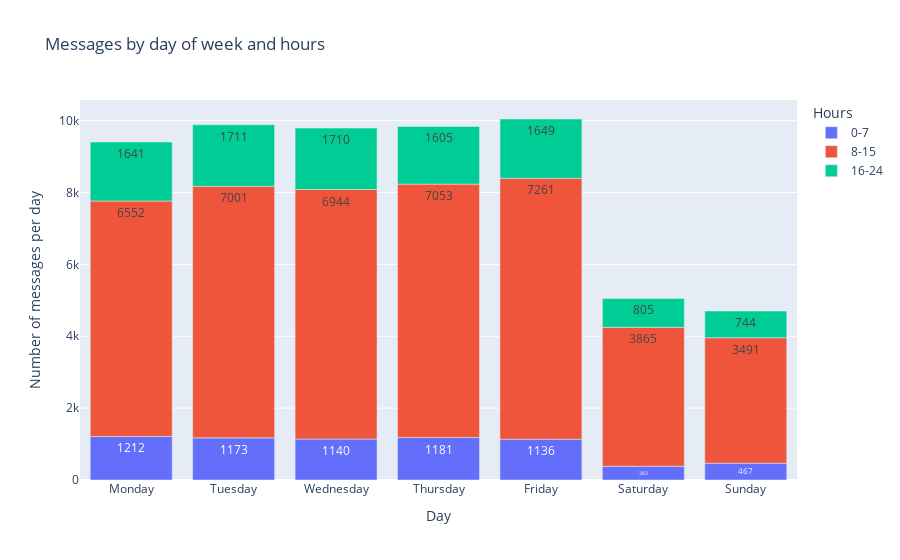

Notebook code cell kept with this figure:
### Code cell
fig = px.bar(df_time_analys, x="day_name", y="val", color="hours_group", text="hours_group",text_auto=True,
             labels={'day_name':'Day', 'val': 'Number of messages per day', "hours_group": "Hours"},
             title="Messages by day of week and hours")

fig.show()

### Figure 1 — Plotly figure (JSON) as saved in the notebook; plotly's stock layout.template omitted (floating-point values rounded to 4 significant figures)
{"data": [{"alignmentgroup": "True", "hovertemplate": "Hours=%{text}<br>Day=%{x}<br>Number of messages per day=%{y}<extra></extra>", "legendgroup": "0-7", "marker": {"color": "#636efa", "pattern": {"shape": ""}}, "name": "0-7", "offsetgroup": "0-7", "orientation": "v", "showlegend": true, "text": ["0-7", "0-7", "0-7", "0-7", "0-7", "0-7", "0-7"], "textposition": "auto", "texttemplate": "%{y}", "type": "bar", "x": ["Monday", "Tuesday", "Wednesday", "Thursday", "Friday", "Saturday", "Sunday"], "xaxis": "x", "y": [1212, 1173, 1140, 1181, 1136, 383, 467], "yaxis": "y"}, {"alignmentgroup": "True", "hovertemplate": "Hours=%{text}<br>Day=%{x}<br>Number of messages per day=%{y}<extra></extra>", "legendgroup": "8-15", "marker": {"color": "#EF553B", "pattern": {"shape": ""}}, "name": "8-15", "offsetgroup": "8-15", "orientation": "v", "showlegend": true, "text": ["8-15", "8-15", "8-15", "8-15", "8-15", "8-15", "8-15"], "textposition": "auto", "texttemplate": "%{y}", "type": "bar", "x": ["Monday", "Tuesday", "Wednesday", "Thursday", "Friday", "Saturday", "Sunday"], "xaxis": "x", "y": [6552, 7001, 6944, 7053, 7261, 3865, 3491], "yaxis": "y"}, {"alignmentgroup": "True", "hovertemplate": "Hours=%{text}<br>Day=%{x}<br>Number of messages per day=%{y}<extra></extra>", "legendgroup": "16-24", "marker": {"color": "#00cc96", "pattern": {"shape": ""}}, "name": "16-24", "offsetgroup": "16-24", "orientation": "v", "showlegend": true, "text": ["16-24", "16-24", "16-24", "16-24", "16-24", "16-24", "16-24"], "textposition": "auto", "texttemplate": "%{y}", "type": "bar", "x": ["Monday", "Tuesday", "Wednesday", "Thursday", "Friday", "Saturday", "Sunday"], "xaxis": "x", "y": [1641, 1711, 1710, 1605, 1649, 805, 744], "yaxis": "y"}], "layout": {"barmode": "relative", "legend": {"title": {"text": "Hours"}, "tracegroupgap": 0}, "title": {"text": "Messages by day of week and hours"}, "xaxis": {"anchor": "y", "domain": [0, 1], "title": {"text": "Day"}}, "yaxis": {"anchor": "x", "domain": [0, 1], "title": {"text": "Number of messages per day"}}}}
